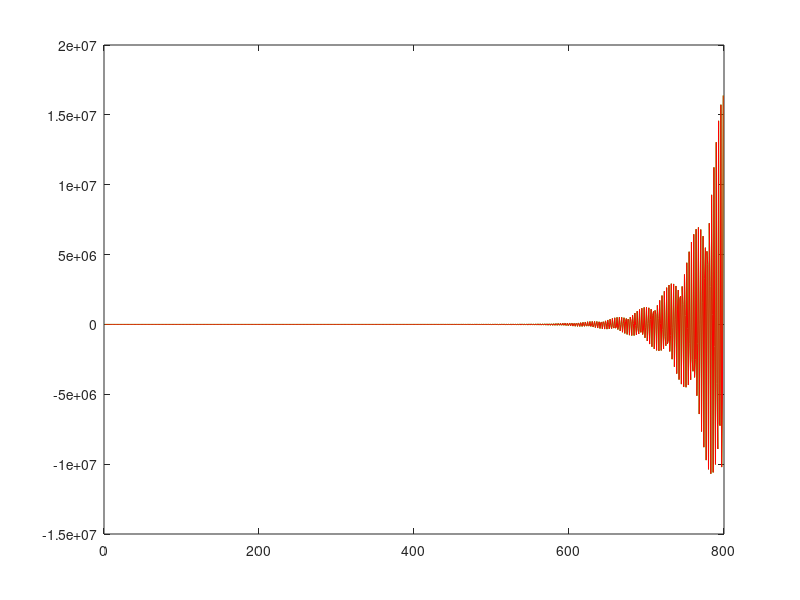

This chart was generated by the following MATLAB code: (Note: this script raises an error after producing the figure.)
%%%%%%%%%%%%%%%%%%%%%%%%%%%%%%%%%%%%%%%%%%%%%%%%%%%%%%%  
% Universidade Federal do Piauí                       %
% Campus Ministro Petronio Portela                    %
% Copyright 2022 -José Borges do Carmo Neto-          %
% @author José Borges do Carmo Neto                   %
% @email jose.borges90@hotmail.com                    %
% Closed loop model                                   %
%                                                     %
%  -- Version: 1.0  - 25/09/2022                      %
%%%%%%%%%%%%%%%%%%%%%%%%%%%%%%%%%%%%%%%%%%%%%%%%%%%%%%%

npts = 799;

for t=1:npts,
    yest(t)=0;
    u(t)= 0;
    ref(t) = 0.3;
end;



a1 = -0.955255265000912
a2 = -0.029363939258160
b1 = 0.026243849901936
b2 = 0.274777441417530



for t=5:npts,
    
    yest(t) = -a1*yest(t-3)-a2*yest(t-4)+b1*u(t-3)+b2*u(t-4);
    erro(t)= ref(t) - yest(t);
    u(t) = erro(t);
    
end;

plot(yest,'g');
hold on;
%plot(u, 'r');
folderName = 'model-closed-loop';

%%]
err = yest
plot(err, 'r');

plot(y,'g');
hold on;
plot(yy, 'r');
plot(ee, 'r');

%%
trail = ['./results/',folderName];
if (~exist(trail)) mkdir(trail);end   
%save([trail, '/y.dat'],'y', '-ascii')
%save ([trail, '/u.dat'], 'u', '-ascii')
save ([trail, '/teta.dat'], 'teta', '-ascii')

    



   
   